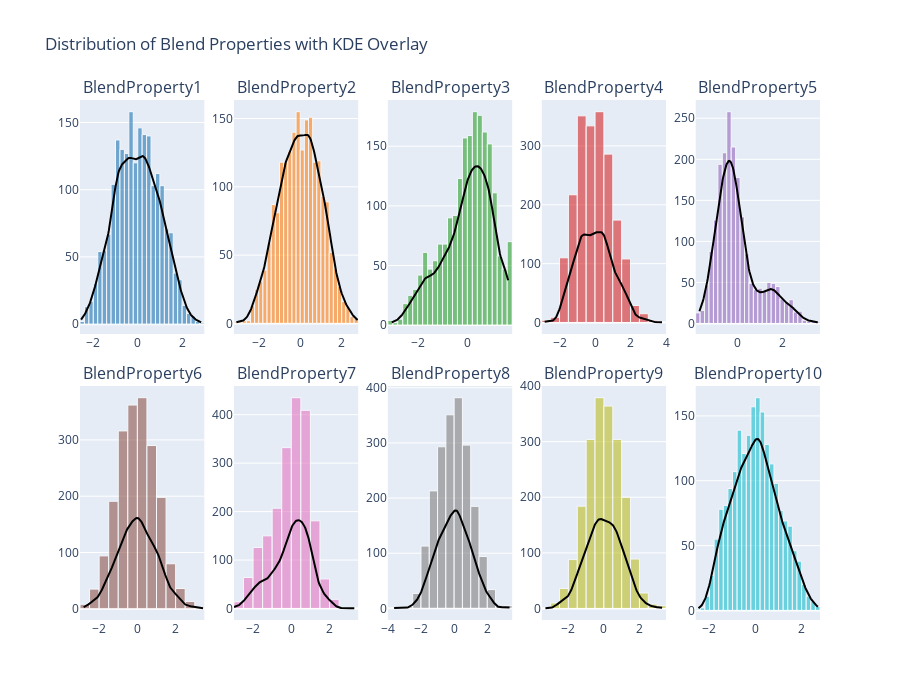

The notebook cell this image was saved under:
### Markdown cell above
#### 2.2 Blend Property Distribution

### Code cell
# Bold color palette for blend properties (extend as needed)
blend_colors = ['#1f77b4', '#ff7f0e', '#2ca02c', '#d62728', '#9467bd',
                '#8c564b', '#e377c2', '#7f7f7f', '#bcbd22', '#17becf']

# Create 2x5 subplot grid for 10 blend properties
fig_hist_blend = make_subplots(
    rows=2, cols=5,
    subplot_titles=blend_cols,
    vertical_spacing=0.1
)

# Loop through each blend property
for i, col in enumerate(blend_cols):
    row = i // 5 + 1
    col_pos = i % 5 + 1

    data = train_data[col].dropna()

    # Add histogram with bold color and white separator lines
    fig_hist_blend.add_trace(
        go.Histogram(
            x=data,
            name=col,
            nbinsx=30,
            marker=dict(
                color=blend_colors[i % len(blend_colors)],
                line=dict(color='white', width=1)
            ),
            opacity=0.6
        ),
        row=row, col=col_pos
    )

    # KDE overlay
    kde = gaussian_kde(data)
    x_vals = np.linspace(data.min(), data.max(), 200)
    y_vals = kde(x_vals) * len(data) * (data.max() - data.min()) / 30  # Scale to match histogram

    fig_hist_blend.add_trace(
        go.Scatter(
            x=x_vals,
            y=y_vals,
            mode='lines',
            line=dict(color='black', width=2),
            name=f"{col} KDE"
        ),
        row=row, col=col_pos
    )

# Update layout
fig_hist_blend.update_layout(
    title_text="Distribution of Blend Properties with KDE Overlay",
    showlegend=False,
    height=700
)

fig_hist_blend.show()

### Figure 1 — Plotly figure (JSON) as saved in the notebook; plotly's stock layout.template omitted (floating-point values rounded to 4 significant figures; data arrays with more than 128 entries replaced by an {"elided": "..."} marker saying what was removed)
{"data": [{"marker": {"color": "#1f77b4", "line": {"color": "white", "width": 1}}, "name": "BlendProperty1", "nbinsx": 30, "opacity": 0.6, "type": "histogram", "x": {"elided": "2000 float values"}, "xaxis": "x", "yaxis": "y"}, {"line": {"color": "black", "width": 2}, "mode": "lines", "name": "BlendProperty1 KDE", "type": "scatter", "x": {"elided": "200 float values"}, "xaxis": "x", "y": {"elided": "200 float values"}, "yaxis": "y"}, {"marker": {"color": "#ff7f0e", "line": {"color": "white", "width": 1}}, "name": "BlendProperty2", "nbinsx": 30, "opacity": 0.6, "type": "histogram", "x": {"elided": "2000 float values"}, "xaxis": "x2", "yaxis": "y2"}, {"line": {"color": "black", "width": 2}, "mode": "lines", "name": "BlendProperty2 KDE", "type": "scatter", "x": {"elided": "200 float values"}, "xaxis": "x2", "y": {"elided": "200 float values"}, "yaxis": "y2"}, {"marker": {"color": "#2ca02c", "line": {"color": "white", "width": 1}}, "name": "BlendProperty3", "nbinsx": 30, "opacity": 0.6, "type": "histogram", "x": {"elided": "2000 float values"}, "xaxis": "x3", "yaxis": "y3"}, {"line": {"color": "black", "width": 2}, "mode": "lines", "name": "BlendProperty3 KDE", "type": "scatter", "x": {"elided": "200 float values"}, "xaxis": "x3", "y": {"elided": "200 float values"}, "yaxis": "y3"}, {"marker": {"color": "#d62728", "line": {"color": "white", "width": 1}}, "name": "BlendProperty4", "nbinsx": 30, "opacity": 0.6, "type": "histogram", "x": {"elided": "2000 float values"}, "xaxis": "x4", "yaxis": "y4"}, {"line": {"color": "black", "width": 2}, "mode": "lines", "name": "BlendProperty4 KDE", "type": "scatter", "x": {"elided": "200 float values"}, "xaxis": "x4", "y": {"elided": "200 float values"}, "yaxis": "y4"}, {"marker": {"color": "#9467bd", "line": {"color": "white", "width": 1}}, "name": "BlendProperty5", "nbinsx": 30, "opacity": 0.6, "type": "histogram", "x": {"elided": "2000 float values"}, "xaxis": "x5", "yaxis": "y5"}, {"line": {"color": "black", "width": 2}, "mode": "lines", "name": "BlendProperty5 KDE", "type": "scatter", "x": {"elided": "200 float values"}, "xaxis": "x5", "y": {"elided": "200 float values"}, "yaxis": "y5"}, {"marker": {"color": "#8c564b", "line": {"color": "white", "width": 1}}, "name": "BlendProperty6", "nbinsx": 30, "opacity": 0.6, "type": "histogram", "x": {"elided": "2000 float values"}, "xaxis": "x6", "yaxis": "y6"}, {"line": {"color": "black", "width": 2}, "mode": "lines", "name": "BlendProperty6 KDE", "type": "scatter", "x": {"elided": "200 float values"}, "xaxis": "x6", "y": {"elided": "200 float values"}, "yaxis": "y6"}, {"marker": {"color": "#e377c2", "line": {"color": "white", "width": 1}}, "name": "BlendProperty7", "nbinsx": 30, "opacity": 0.6, "type": "histogram", "x": {"elided": "2000 float values"}, "xaxis": "x7", "yaxis": "y7"}, {"line": {"color": "black", "width": 2}, "mode": "lines", "name": "BlendProperty7 KDE", "type": "scatter", "x": {"elided": "200 float values"}, "xaxis": "x7", "y": {"elided": "200 float values"}, "yaxis": "y7"}, {"marker": {"color": "#7f7f7f", "line": {"color": "white", "width": 1}}, "name": "BlendProperty8", "nbinsx": 30, "opacity": 0.6, "type": "histogram", "x": {"elided": "2000 float values"}, "xaxis": "x8", "yaxis": "y8"}, {"line": {"color": "black", "width": 2}, "mode": "lines", "name": "BlendProperty8 KDE", "type": "scatter", "x": {"elided": "200 float values"}, "xaxis": "x8", "y": {"elided": "200 float values"}, "yaxis": "y8"}, {"marker": {"color": "#bcbd22", "line": {"color": "white", "width": 1}}, "name": "BlendProperty9", "nbinsx": 30, "opacity": 0.6, "type": "histogram", "x": {"elided": "2000 float values"}, "xaxis": "x9", "yaxis": "y9"}, {"line": {"color": "black", "width": 2}, "mode": "lines", "name": "BlendProperty9 KDE", "type": "scatter", "x": {"elided": "200 float values"}, "xaxis": "x9", "y": {"elided": "200 float values"}, "yaxis": "y9"}, {"marker": {"color": "#17becf", "line": {"color": "white", "width": 1}}, "name": "BlendProperty10", "nbinsx": 30, "opacity": 0.6, "type": "histogram", "x": {"elided": "2000 float values"}, "xaxis": "x10", "yaxis": "y10"}, {"line": {"color": "black", "width": 2}, "mode": "lines", "name": "BlendProperty10 KDE", "type": "scatter", "x": {"elided": "200 float values"}, "xaxis": "x10", "y": {"elided": "200 float values"}, "yaxis": "y10"}], "layout": {"annotations": [{"font": {"size": 16}, "showarrow": false, "text": "BlendProperty1", "x": 0.084, "xanchor": "center", "xref": "paper", "y": 1, "yanchor": "bottom", "yref": "paper"}, {"font": {"size": 16}, "showarrow": false, "text": "BlendProperty2", "x": 0.292, "xanchor": "center", "xref": "paper", "y": 1, "yanchor": "bottom", "yref": "paper"}, {"font": {"size": 16}, "showarrow": false, "text": "BlendProperty3", "x": 0.5, "xanchor": "center", "xref": "paper", "y": 1, "yanchor": "bottom", "yref": "paper"}, {"font": {"size": 16}, "showarrow": false, "text": "BlendProperty4", "x": 0.708, "xanchor": "center", "xref": "paper", "y": 1, "yanchor": "bottom", "yref": "paper"}, {"font": {"size": 16}, "showarrow": false, "text": "BlendProperty5", "x": 0.916, "xanchor": "center", "xref": "paper", "y": 1, "yanchor": "bottom", "yref": "paper"}, {"font": {"size": 16}, "showarrow": false, "text": "BlendProperty6", "x": 0.084, "xanchor": "center", "xref": "paper", "y": 0.45, "yanchor": "bottom", "yref": "paper"}, {"font": {"size": 16}, "showarrow": false, "text": "BlendProperty7", "x": 0.292, "xanchor": "center", "xref": "paper", "y": 0.45, "yanchor": "bottom", "yref": "paper"}, {"font": {"size": 16}, "showarrow": false, "text": "BlendProperty8", "x": 0.5, "xanchor": "center", "xref": "paper", "y": 0.45, "yanchor": "bottom", "yref": "paper"}, {"font": {"size": 16}, "showarrow": false, "text": "BlendProperty9", "x": 0.708, "xanchor": "center", "xref": "paper", "y": 0.45, "yanchor": "bottom", "yref": "paper"}, {"font": {"size": 16}, "showarrow": false, "text": "BlendProperty10", "x": 0.916, "xanchor": "center", "xref": "paper", "y": 0.45, "yanchor": "bottom", "yref": "paper"}], "height": 700, "showlegend": false, "title": {"text": "Distribution of Blend Properties with KDE Overlay"}, "xaxis": {"anchor": "y", "domain": [0, 0.168]}, "xaxis10": {"anchor": "y10", "domain": [0.832, 1]}, "xaxis2": {"anchor": "y2", "domain": [0.208, 0.376]}, "xaxis3": {"anchor": "y3", "domain": [0.416, 0.584]}, "xaxis4": {"anchor": "y4", "domain": [0.624, 0.792]}, "xaxis5": {"anchor": "y5", "domain": [0.832, 1]}, "xaxis6": {"anchor": "y6", "domain": [0, 0.168]}, "xaxis7": {"anchor": "y7", "domain": [0.208, 0.376]}, "xaxis8": {"anchor": "y8", "domain": [0.416, 0.584]}, "xaxis9": {"anchor": "y9", "domain": [0.624, 0.792]}, "yaxis": {"anchor": "x", "domain": [0.55, 1]}, "yaxis10": {"anchor": "x10", "domain": [0, 0.45]}, "yaxis2": {"anchor": "x2", "domain": [0.55, 1]}, "yaxis3": {"anchor": "x3", "domain": [0.55, 1]}, "yaxis4": {"anchor": "x4", "domain": [0.55, 1]}, "yaxis5": {"anchor": "x5", "domain": [0.55, 1]}, "yaxis6": {"anchor": "x6", "domain": [0, 0.45]}, "yaxis7": {"anchor": "x7", "domain": [0, 0.45]}, "yaxis8": {"anchor": "x8", "domain": [0, 0.45]}, "yaxis9": {"anchor": "x9", "domain": [0, 0.45]}}}
